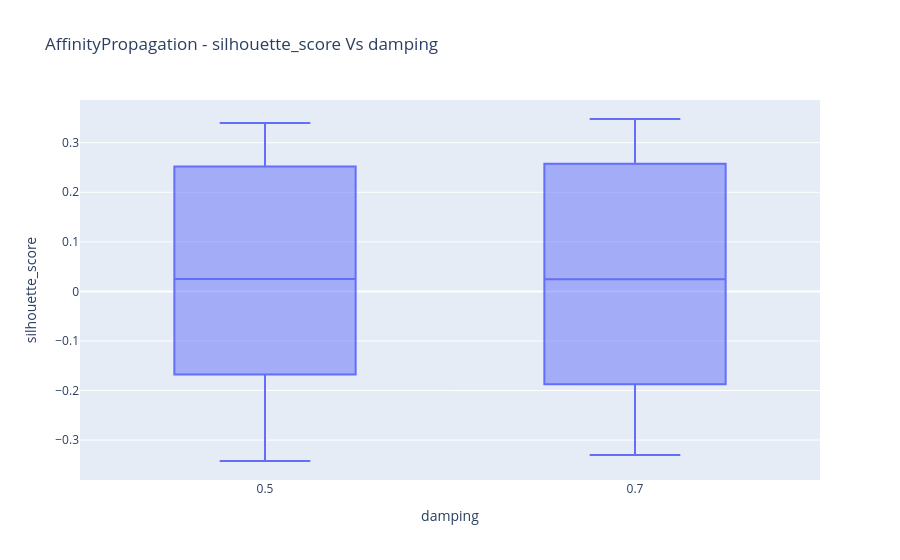

Notebook code for this chart:
### Code cell
# AffinityPropagation - silhouette_score_score Vs parameters 

for param_name in param_names:
    fig = px.box(
    affinityPropagation_df,
    x = param_name,
    y = "silhouette_score",
    title= f"AffinityPropagation - silhouette_score Vs {param_name}")
    fig.show()

### Figure 1 — Plotly figure (JSON) as saved in the notebook; plotly's stock layout.template omitted (floating-point values rounded to 4 significant figures)
{"data": [{"alignmentgroup": "True", "hovertemplate": "damping=%{x}<br>silhouette_score=%{y}<extra></extra>", "legendgroup": "", "marker": {"color": "#636efa"}, "name": "", "notched": false, "offsetgroup": "", "orientation": "v", "showlegend": false, "type": "box", "x": [0.5, 0.5, 0.5, 0.5, 0.5, 0.5, 0.5, 0.5, 0.7, 0.7, 0.7, 0.7, 0.7, 0.7, 0.7, 0.7, 0.5, 0.5, 0.5, 0.5, 0.5, 0.5, 0.5, 0.5, 0.7, 0.7, 0.7, 0.7, 0.7, 0.7, 0.7, 0.7, 0.5, 0.5, 0.5, 0.5, 0.5, 0.5, 0.5, 0.5, 0.7, 0.7, 0.7, 0.7, 0.7, 0.7, 0.7, 0.7, 0.5, 0.5, 0.5, 0.5, 0.5, 0.5, 0.5, 0.5, 0.7, 0.7, 0.7, 0.7, 0.7, 0.7, 0.7, 0.7], "x0": " ", "xaxis": "x", "y": [0.3395, 0.2401, 0.3395, 0.2401, 0.3395, 0.2401, 0.3395, 0.2401, 0.3478, 0.2351, 0.3478, 0.2539, 0.3478, 0.2351, 0.3478, 0.2539, -0.1526, -0.3422, -0.1526, -0.3422, -0.1526, -0.3422, -0.1526, -0.3422, -0.1813, -0.3299, -0.1813, -0.3299, -0.1813, -0.3299, -0.1813, -0.3299, -0.1486, -0.1827, -0.1486, -0.1827, -0.1486, -0.1827, -0.1486, -0.1827, -0.1486, -0.193, -0.1486, -0.1972, -0.1486, -0.193, -0.1486, -0.1972, 0.1983, 0.2638, 0.1983, 0.2638, 0.1983, 0.2638, 0.1983, 0.2638, 0.198, 0.2609, 0.198, 0.2609, 0.198, 0.2609, 0.198, 0.2609], "y0": " ", "yaxis": "y"}], "layout": {"boxmode": "group", "legend": {"tracegroupgap": 0}, "title": {"text": "AffinityPropagation - silhouette_score Vs damping"}, "xaxis": {"anchor": "y", "domain": [0, 1], "title": {"text": "damping"}}, "yaxis": {"anchor": "x", "domain": [0, 1], "title": {"text": "silhouette_score"}}}}
